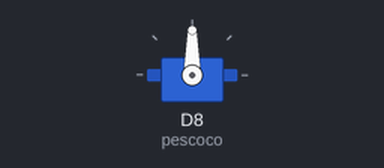
Recording of a sketch running on a simulated ESP8266 (NodeMCU). Shown: servo.

Above: at 0.05 s.
At 3.95 s:
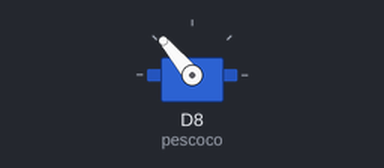
At 8.0 s:
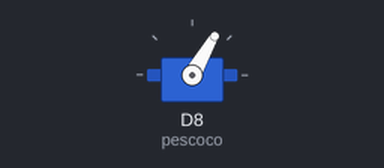
Timing chart, 0 to 10.4 s (numbered marks = the images above):
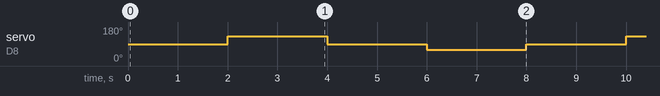

Measured:
- by itself, servo on D8 (pescoco): repeats every 8.0 s: 90° 2.0 s, 60° 2.0 s, 90° 2.0 s, 130° 2.0 s

The sketch:

teste_servo_humanoide1.ino
```cpp
#include <Servo.h>

Servo pescoco;   //Chamar o servo motor.

int pos = 1;

void setup() {

  pescoco.attach(D8);
  Serial.begin(115200);
  //servo pescoco config init

}


void loop() {
  pescoco.write(90);
  delay(2000);
  pescoco.write(130);
  delay(2000);
  pescoco.write(90);
  delay(2000);
  pescoco.write(60);
  delay(2000);


}
```
